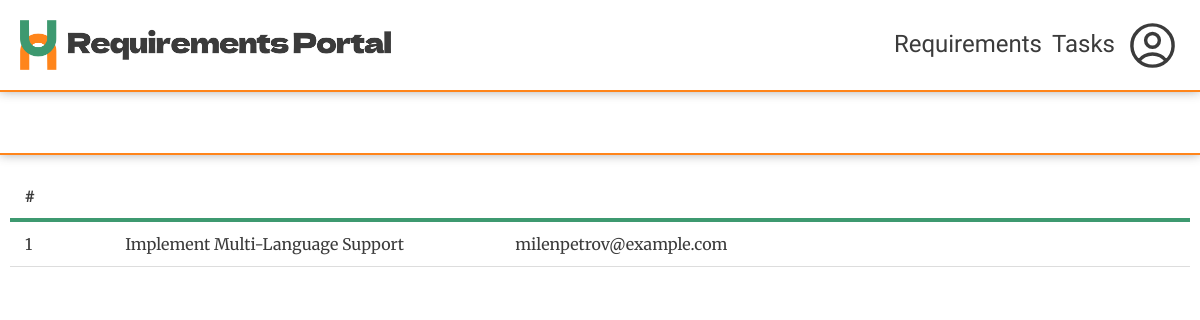
The app's page /task/index.php (signed in) with its own data.
### tables this page shows
CREATE TABLE IF NOT EXISTS tasks (
    id INT AUTO_INCREMENT PRIMARY KEY,
    title VARCHAR(100) NOT NULL,
    user_group ENUM('5','6','7') DEFAULT '5',
    user_id INT NOT NULL,
    created_at TIMESTAMP DEFAULT CURRENT_TIMESTAMP,
    FOREIGN KEY (user_id) REFERENCES users(id) ON DELETE CASCADE
);

CREATE TABLE IF NOT EXISTS users (
    id INT AUTO_INCREMENT PRIMARY KEY,
    username VARCHAR(50) NOT NULL UNIQUE,
    email VARCHAR(100) NOT NULL UNIQUE,
    password VARCHAR(255) NOT NULL,
    user_group ENUM('teacher', '5','6','7') NOT NULL DEFAULT '5',
    created_at TIMESTAMP DEFAULT CURRENT_TIMESTAMP
);

### app/database/DatabaseConnection.php (called while the page is built, shortened)
<?php
require_once __DIR__ . '/DatabaseBootstrapper.php';
class DatabaseConnection {
    private static $instance = null;
    private $connection;
    private function __construct() {
        try {
            $dsn = "mysql:host=" . DB_HOST . ";charset=utf8mb4";
            $tempConn = new PDO($dsn, DB_USER, DB_PASS);
            $tempConn->setAttribute(PDO::ATTR_ERRMODE, PDO::ERRMODE_EXCEPTION);
            $bootstrapper = new DatabaseBootstrapper($tempConn);
            $dsn = "mysql:host=" . DB_HOST . ";dbname=" . DB_NAME . ";charset=utf8mb4";
            $this->connection = new PDO($dsn, DB_USER, DB_PASS);
            $this->connection->setAttribute(PDO::ATTR_ERRMODE, PDO::ERRMODE_EXCEPTION);
        } catch (PDOException $e) {
            die("Database connection failed: " . $e->getMessage());
        }
    }
    public static function getInstance() {
        if (!self::$instance) {
            self::$instance = new DatabaseConnection();
        }
        return self::$instance;
    }
    public function getConnection() {
        return $this->connection;
    }
}

### app/database/DatabaseBootstrapper.php (called while the page is built, shortened)
<?php
class DatabaseBootstrapper
{
    public function __construct($connection)
    {
        $this->conn = $connection;
    }
    private function needsInitialization()
    {
        try {
            return false;
        } catch (PDOException $e) {
            return true;
        }
    }
}

### app/services/TaskService.php (called while the page is built, shortened)
<?php
require_once __DIR__ . '/../database/DatabaseConnection.php';
class TaskService
{
    private static $instance = null;
    public static function getInstance()
    {
        if (self::$instance == null) {
            self::$instance = new TaskService();
        }
        return self::$instance;
    }
    private $db;
    private function __construct()
    {
        $this->db = DatabaseConnection::getInstance()->getConnection();
    }
    public function getTasks($user_group = "")
    {
        try {
            $sql = "SELECT t.*, u.email,
                    (SELECT COUNT(*) FROM `taskRequirements` WHERE task_id = t.id AND status = 'in_progress') AS pendingCount,
                    (SELECT COUNT(*) FROM `taskRequirements` WHERE task_id = t.id AND status = 'complete') AS completedCount
                FROM `tasks` t
                LEFT JOIN `users` u ON t.user_id = u.id";
            if ($user_group) {
                $sql .= " WHERE t.user_group = '" . $user_group . "'";
            }
            $stmt = $this->db->query($sql);
            $result = $stmt->fetchAll();
            return $result;
        } catch (Exception $e) {
            throw new Exception(($translations['error'] ?? 'Error') . ': ' . $e->getMessage());
        }
    }
}
?>

### public/task/index.php (the view, shortened to what this page needs)
<?php
$authUser = $_SESSION['auth_user'];
require_once __DIR__ . '/../../app/services/TaskService.php';
$taskService = TaskService::getInstance();
$tasks = array();
try {
    $tasks = $taskService->getTasks(
        $authUser['user_group'] === 'teacher' ? '' : $authUser['user_group'],
    );
} catch (Exception $e) {
    $tasksError = $e->getMessage();
}
?>
<?php require_once __DIR__ . '/../common/header.php'; ?>
<div class="title-container">
</div>
<div class="content">
    <table class="task-table">
        <thead>
            <tr>
                <th>#</th>
                <th><?= $translations['title']; ?></th>
                <th><?= $translations['creator']; ?></th>
                <th><?= $translations['status']; ?></th>
            </tr>
        </thead>
        <tbody id="tasksBody">
            <?php foreach ($tasks as $idx => $task): ?>
                <tr class="task-entry" data-id="<?= $task['id']; ?>">
                    <td>
                        <?= $idx + 1 ?>
                    </td>
                    <td class="title">
                        <?= $task['title']; ?>
                    </td>
                    <td>
                        <?= $task['email']; ?>
                    </td>
                    <td>
                    </td>
                </tr>
            <?php endforeach; ?>
        </tbody>
    </table>
    <p class="no-rows">
    </p>
</div>
<?php require_once __DIR__ . '/../common/footer.php'; ?>

### public/assets/css/main.css (style rules this page uses)
body { --main-color: #007bff; --main-color-secondary: #0056b3; --main-color-opaque: rgba(0, 123, 255, 0.3); --orange: #ff851b; --orange-secondary: #e67312; --green: #3d9970; --green-secondary: #358f61; --danger: #ff0000; --danger-secondary: #b70808; --white: #fff; --off-white: #fff; --text: #3b3b3b; --gray-1: #333; --gray-2: #666; --gray-3: #ddd; --gray-4: #ddd; --gray-5: #f4f4f4; --gray-6: #f9f9f9; --gray-7: #f1f1f1; --gray-8: #f4f4f9; --black: black; --black-opaque: rgba(0, 0, 0, 0.1); font-family: "Merriweather", serif; margin: 0; padding: 0; background-color: var(--off-white); color: var(--text); }
table { width: 100%; border-collapse: collapse; margin: 20px 0; font-size: 16px; text-align: left; }
th, td { padding: 12px 15px; border-bottom: 1px solid var(--gray-3); border-top: 1px solid var(--gray-3); flex: 1; }
td.title { width: 30vw; }
th { font-weight: bold; border: none; border-bottom: 4px solid var(--green); font-family: "Dela Gothic One", serif; }
.title-container { display: flex; justify-content: space-between; align-items: center; color: var(--text); }
.title-container:not(.secondary) { position: sticky; top: 90px; background: white; z-index: 1; margin: -10px -10px 10px; padding: 10px; border-bottom: 2px solid var(--orange); box-shadow: 0px 0px 10px 0px rgba(59, 59, 59, .4); }
.no-rows { text-align: center; padding: 50px 0; font-style: italic; }

### records on screen
tasks: title "Implement Multi-Language Support", user.email "milenpetrov@example.com"

### other values on screen
$translations['requirements'] "Requirements"
$translations['tasks'] "Tasks"
